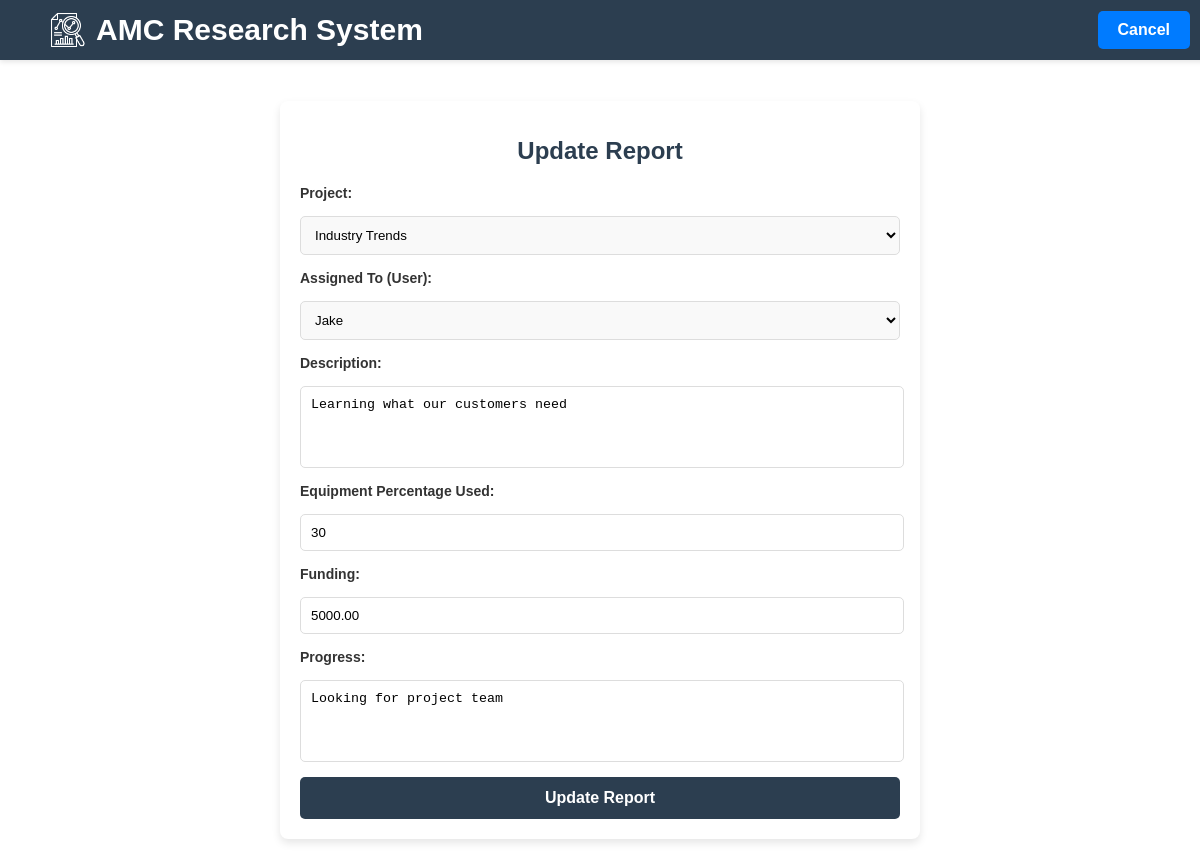
Page /CRUD4/report_update.php?id=33 (signed in) on the committed database.
### tables this page shows
CREATE TABLE `reports` (
  `id` int(11) NOT NULL,
  `project_id` int(11) NOT NULL,
  `created_by` int(11) NOT NULL,
  `assigned_to` int(11) DEFAULT NULL,
  `description` text DEFAULT NULL,
  `equipment_percentage_used` int(11) NOT NULL,
  `funding` decimal(15,2) NOT NULL,
  `progress` text DEFAULT NULL,
  `created_at` datetime DEFAULT current_timestamp(),
  `updated_at` datetime DEFAULT current_timestamp() ON UPDATE current_timestamp()
);

CREATE TABLE `research_projects` (
  `id` int(11) NOT NULL,
  `title` varchar(50) DEFAULT NULL,
  `description` varchar(50) DEFAULT NULL,
  `assigned_to` int(11) DEFAULT NULL,
  `funding` decimal(15,2) DEFAULT NULL,
  `status` enum('Completed','In Progress') NOT NULL,
  `created_at` int(11) NOT NULL,
  `updated_at` int(11) NOT NULL
);

CREATE TABLE `user` (
  `id` int(11) NOT NULL,
  `name` varchar(255) NOT NULL,
  `contact_information` varchar(25) NOT NULL,
  `area_of_expertise` varchar(255) NOT NULL,
  `age` int(11) NOT NULL,
  `email` varchar(255) NOT NULL,
  `password` varchar(255) NOT NULL,
  `role` enum('Admin','Researcher','Research Assistant') NOT NULL DEFAULT 'Researcher'
);

### CRUD4/report_update.php (the view, shortened to what this page needs)
<?php
require_once '../dbconnect.php';
$report_id = $_GET['id'];
$stmt = $conn->prepare("SELECT * FROM reports WHERE id = ?");
$stmt->bind_param("i", $report_id);
$stmt->execute();
$result = $stmt->get_result();
$report = $result->fetch_assoc();
$projects = [];
$project_sql = "SELECT id, title FROM research_projects";
$project_result = $conn->query($project_sql);
if ($project_result->num_rows > 0) {
    while ($row = $project_result->fetch_assoc()) {
        $projects[] = $row;
    }
}
$users = [];
$user_sql = "SELECT id, name FROM user";
$user_result = $conn->query($user_sql);
if ($user_result->num_rows > 0) {
    while ($row = $user_result->fetch_assoc()) {
        $users[] = $row;
    }
}
?>
<!DOCTYPE html>
<html lang="en">
<head>
    <link rel="stylesheet" type="text/css" href="/group/style/style.css?v=<?php echo time(); ?>">
</head>
<body>
    <div class="top-bar">
        <div class="logo-title-container">
            <img src="/group/images/research12.png" alt="Logo" class="logo">
            <span class="main-title">AMC Research System</span>
        </div>
        <a href="admin_reports.php" class="home-btn">Cancel</a>
    </div>
    <div style="display: flex; justify-content: center; align-items: center; flex-direction: column; min-height: 100vh;">
        <div style="width: 100%; max-width: 600px; padding: 20px; box-shadow: 0 4px 8px rgba(0, 0, 0, 0.1); border-radius: 8px; background-color: white;">
            <h1 style="text-align: center; font-size: 24px; margin-bottom: 20px; color: #2C3E50;">Update Report</h1>
            <form action="report_update.php?id=<?php echo $report_id; ?>" method="POST" style="display: flex; flex-direction: column; gap: 15px; max-width: 100%;">
                <label for="project" style="font-size: 14px; font-weight: bold;">Project:</label>
                <select id="project" name="project" required style="width: 100%; padding: 10px; border: 1px solid #ddd; border-radius: 5px; background: #f9f9f9;">
                    <?php foreach ($projects as $project): ?>
                        <option value="<?php echo $project['id']; ?>" <?php echo $project['id'] == $report['project_id'] ? 'selected' : ''; ?>>
                            <?php echo htmlspecialchars($project['title']); ?>
                        </option>
                    <?php endforeach; ?>
                </select>
                <label for="assigned_to" style="font-size: 14px; font-weight: bold;">Assigned To (User):</label>
                <select id="assigned_to" name="assigned_to" required style="width: 100%; padding: 10px; border: 1px solid #ddd; border-radius: 5px; background: #f9f9f9;">
                    <?php foreach ($users as $user): ?>
                        <option value="<?php echo $user['id']; ?>" <?php echo $user['id'] == $report['assigned_to'] ? 'selected' : ''; ?>>
                            <?php echo htmlspecialchars($user['name']); ?>
                        </option>
                    <?php endforeach; ?>
                </select>
                <label for="description" style="font-size: 14px; font-weight: bold;">Description:</label>
                <textarea id="description" name="description" rows="4" required style="resize: none; width: 97%; padding: 10px; border: 1px solid #ddd; border-radius: 5px;"><?php echo htmlspecialchars($report['description']); ?></textarea>
                <label for="equipment_percentage_used" style="font-size: 14px; font-weight: bold;">Equipment Percentage Used:</label>
                <input type="number" id="equipment_percentage_used" name="equipment_percentage_used" value="<?php echo htmlspecialchars($report['equipment_percentage_used']); ?>" required style="width: 97%; padding: 10px; border: 1px solid #ddd; border-radius: 5px;">
                <label for="funding" style="font-size: 14px; font-weight: bold;">Funding:</label>
                <input type="number" id="funding" name="funding" step="0.01" value="<?php echo htmlspecialchars($report['funding']); ?>" required style="width: 97%; padding: 10px; border: 1px solid #ddd; border-radius: 5px;">
                <label for="progress" style="font-size: 14px; font-weight: bold;">Progress:</label>
                <textarea id="progress" name="progress" rows="4" required style="resize: none; width: 97%; padding: 10px; border: 1px solid #ddd; border-radius: 5px;"><?php echo htmlspecialchars($report['progress']); ?></textarea>
                <button type="submit" name="update_report" style="width: 100%; padding: 12px; background-color: #2C3E50; color: white; border: none; border-radius: 5px; font-size: 16px; font-weight: bold; cursor: pointer;">Update Report</button>
            </form>
        </div>
    </div>
</body>
</html>

### style/style.css (style rules this page uses)
body { margin: 0; padding: 0; padding-bottom: 30px; font-family: 'Poppins', sans-serif; background: white; color: #333; min-height: 100vh; box-sizing: border-box; padding-top: 70px; overflow-x: hidden; }
.top-bar { width: 100%; height: 60px; background: #2C3E50; display: flex; justify-content: space-between; align-items: center; padding: 0 20px; box-shadow: 0 2px 5px rgba(0, 0, 0, 0.1); position: fixed; top: 0; z-index: 10; }
.logo { width: 36px; height: auto; object-fit: contain; margin-left: 30px; }
.main-title { color: #FFFFFF; font-size: 30px; font-weight: bold; margin-left: 0px; text-align: left; }
.home-btn { background: #007bff; color: #FFFFFF; text-decoration: none; padding: 10px 20px; border-radius: 5px; font-size: 16px; font-weight: bold; transition: background 0.3s ease; margin-left: auto; margin-right: 30px; }
.logo-title-container { display: flex; align-items: center; gap: 10px; }

### rows in the picture
reports: project "Industry Trends", assigned_to "Jake", description "Learning what our customers need", equipment_percentage_used "30", funding "5000.00", progress "Looking for project team"
